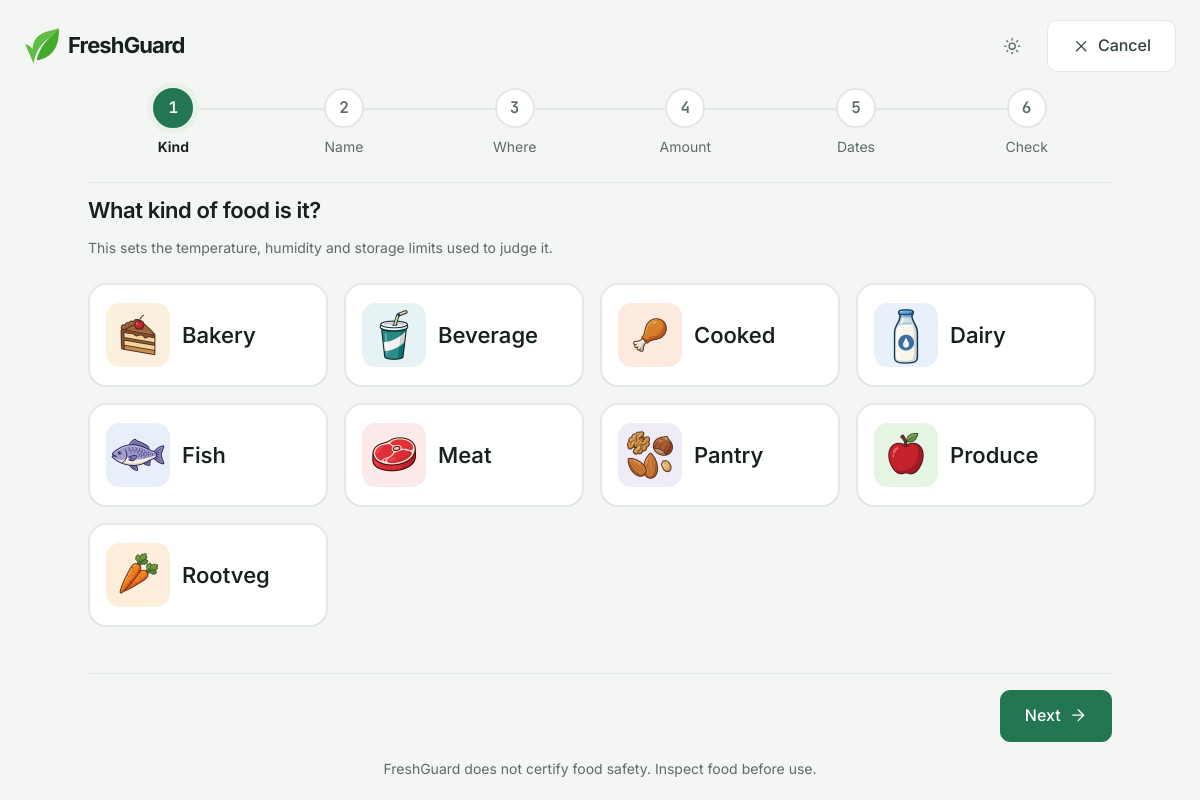
The app's page /item/new with its own data.
### tables this page shows
CREATE TABLE thresholds (
    category           TEXT    PRIMARY KEY,
    temp_min           REAL    NOT NULL,
    temp_max           REAL    NOT NULL,
    hum_min            REAL    NOT NULL,
    hum_max            REAL    NOT NULL,
    storage_limit_days INTEGER NOT NULL,
    use_soon_days      INTEGER NOT NULL,
    -- Gas limits are deliberately NOT here: gas is zone-level (see zones).
    -- SRS rule 4: every threshold cites a source or says
    -- 'prototype/demo assumption'. Enforced as non-empty here.
    source_note        TEXT    NOT NULL,
    updated_at         TEXT    NOT NULL DEFAULT (strftime('%Y-%m-%dT%H:%M:%SZ', 'now')),

    CHECK (length(trim(category)) > 0),
    CHECK (temp_min < temp_max),
    CHECK (hum_min < hum_max),
    CHECK (hum_min >= 0 AND hum_max <= 100),
    CHECK (storage_limit_days > 0),
    CHECK (use_soon_days >= 0 AND use_soon_days <= storage_limit_days),
    CHECK (length(trim(source_note)) > 0)
);

### web/routes/main.py (the view)
@bp.get("/item/new")
def new_item() -> str:
    conn = get_db()
    requested = (request.args.get("qr_id") or "").strip().upper()
    categories = [
        row["category"] for row in conn.execute("SELECT category FROM thresholds ORDER BY category")
    ]
    zones = [dict(row) for row in conn.execute("SELECT id, name FROM zones ORDER BY id")]
    return render_template(
        "item_new.html",
        active_page="main.inventory",
        page_title="Add an item",
        full_bleed=True,
        qr_id=requested if QR_PATTERN.match(requested) else "",
        suggested_qr=item_store.next_free_identifier(conn),
        categories=categories,
        suggestions={name: item_store.name_suggestions(conn, name) for name in categories},
        units=UNITS,
        zones=zones,
        today=datetime.now(UTC).date().isoformat(),
    )

### app.py (called while the page is built, shortened)
def _register_stickers(app: Flask) -> None:
    folder = Path(app.static_folder or "") / "img" / "stickers"
    available: dict[str, str] = {}
    if folder.is_dir():
        for path in sorted(folder.iterdir()):
            suffix = path.suffix.lower()
            if not path.is_file() or suffix not in STICKER_FORMATS:
                continue
            held = available.get(path.stem)
            if held is None or STICKER_FORMATS.index(suffix) < STICKER_FORMATS.index(
                Path(held).suffix.lower()
            ):
                available[path.stem] = path.name
    if "default" not in available:
        logger.warning("no default category sticker found in %s", folder)
    @app.template_global()
    def sticker_name(category: str) -> str:
        return available.get(category) or available.get("default") or "default.png"

def _register_navigation(app: Flask) -> None:
    @app.context_processor
    def _navigation() -> dict[str, object]:
        user = security.current_user()
        items = list(NAV_ITEMS)
        if user is not None and user.is_admin:
            items += ADMIN_NAV_ITEMS
        if user is None:
            return {"nav_items": items}

### core/db.py (called while the page is built)
def _configure(conn: sqlite3.Connection) -> None:
    conn.row_factory = sqlite3.Row
    conn.execute("PRAGMA foreign_keys = ON")
    conn.execute("PRAGMA journal_mode = WAL")
    conn.execute("PRAGMA synchronous = NORMAL")
    conn.execute(f"PRAGMA busy_timeout = {BUSY_TIMEOUT_MS}")

def connect(db_path: str | Path | None = None) -> sqlite3.Connection:
    path = Path(db_path) if db_path is not None else get_settings().db_path
    if path != Path(":memory:"):
        path.parent.mkdir(parents=True, exist_ok=True)
    conn = sqlite3.connect(str(path), isolation_level=None, timeout=BUSY_TIMEOUT_MS / 1000)
    _configure(conn)
    return conn

### core/items.py (called while the page is built)
def next_free_identifier(conn: sqlite3.Connection) -> str:
    taken = {row["qr_id"] for row in conn.execute("SELECT qr_id FROM items ORDER BY qr_id")}
    for number in range(1, 10000):
        candidate = f"FG-{number:04d}"
        if candidate not in taken:
            return candidate
    raise ItemError("Every FG-nnnn identifier is in use.")

### web/database.py (called while the page is built)
def get_db() -> sqlite3.Connection:
    if "db" not in g:
        g.db = db.connect(current_app.config["FG_DB_PATH"])
    return g.db

### web/security.py (called while the page is built)
def csrf_token() -> str:
    token = session.get(CSRF_SESSION_KEY)
    if not token:
        token = secrets.token_urlsafe(32)
        session[CSRF_SESSION_KEY] = token
    return token

### web/templates/item_new.html (shortened to what this page needs)
{% extends "base.html" %}
{% from "components.html" import icon, sticker with context %}
{% block content %}
  <div class="fg-kiosk-page">
    <header class="fg-kiosk-page__top">
      <a class="fg-brand" href="{{ url_for('main.scan') }}">
        <span class="fg-brand__mark">
          <img src="{{ url_for('static', filename='img/logo.png') }}" alt="">
        </span>
        FreshGuard
      </a>
      <div class="fg-kiosk-page__end">
        <button class="fg-icon-btn" type="button" id="fg-theme-toggle" aria-pressed="false">
          <span class="fg-theme-icon fg-theme-icon--light">{{ icon('sun', label='Switch to dark mode') }}</span>
        </button>
        <a class="fg-btn fg-btn--lg" href="{{ url_for('main.scan') }}">
          {{ icon('close') }}Cancel
        </a>
      </div>
    </header>
    {% if not categories or not zones %}
      <div class="fg-alert fg-alert--warning">
        <p class="fg-alert__body">
          No food categories or storage zones are configured yet. An administrator must add them
          before anything can be stored.
        </p>
      </div>
    {% else %}
      <section class="fg-wizard" id="fg-wizard">
        <ol class="fg-steps" id="fg-steps">
          {% for name in ['Kind', 'Name', 'Where', 'Amount', 'Dates', 'Check'] %}
            <li class="fg-steps__step" data-step-marker="{{ loop.index0 }}"
                {% if loop.first %}aria-current="step"{% endif %}>
              <span class="fg-steps__dot">{{ loop.index }}</span>
              <span class="fg-steps__name">{{ name }}</span>
            </li>
          {% endfor %}
        </ol>
        <form id="fg-wizard-form" novalidate>
          <section class="fg-step" data-step="0" role="group" aria-labelledby="fg-step-0-title">
            <h2 class="fg-step__title" id="fg-step-0-title">What kind of food is it?</h2>
            <p class="fg-step__hint">
              This sets the temperature, humidity and storage limits used to judge it.
            </p>
            <div class="fg-choices fg-choices--cat" role="radiogroup" aria-label="Category">
              {% for category in categories %}
                <button class="fg-choice fg-cat-{{ category }}" type="button"
                        role="radio" aria-checked="false"
                        data-choice="category" data-value="{{ category }}">
                  {{ sticker(category, 'md') }}
                  <span class="fg-choice__label">{{ category }}</span>
                </button>
              {% endfor %}
            </div>
          </section>
          <div class="fg-wizard__actions">
            <button class="fg-btn fg-btn--primary fg-btn--lg" type="button" id="fg-wizard-next">
              Next{{ icon('arrow') }}
            </button>
          </div>
        </form>
      </section>
    {% endif %}
    <p class="fg-disclaimer">FreshGuard does not certify food safety. Inspect food before use.</p>
  </div>
{% endblock %}

### web/templates/base.html (shortened to what this page needs)
<!DOCTYPE html>
<html lang="en" class="{{ theme_class | default('') }}">
  <head>
    <link rel="stylesheet" href="{{ url_for('static', filename='css/freshguard.css') }}">
  </head>
  <body{% if full_bleed %} class="fg-body--kiosk"{% endif %}>
    {% from "components.html" import icon with context %}
    <div class="{% if full_bleed %}fg-kiosk{% elif current_user %}fg-app{% else %}fg-shell{% endif %}">
      <main class="{% block main_class %}fg-main{% endblock %}" id="main">
        {% block content %}{% endblock %}
      </main>
    </div>
  </body>
</html>

### web/templates/components.html (shortened to what this page needs)
{% set STATUS_LABELS = {
  'fresh': ('fresh', 'Fresh/Normal'),
  'soon':  ('soon',  'Use Soon'),
  'check': ('check', 'Check Food'),
  'fault': ('fault', 'Sensor Fault/Data Unavailable')
} %}
{% set ALERT_ICONS = {
  'info': 'info', 'warning': 'alert', 'critical': 'alert', 'fault': 'wifi-off'
} %}
{% macro icon(name, label=None) %}
  <svg class="fg-icon" viewBox="0 0 24 24"
       {% if label %}role="img" aria-label="{{ label }}"{% else %}aria-hidden="true"{% endif %}>
    {{ ICON_PATHS.get(name, ICON_PATHS['box']) | safe }}
  </svg>
{%- endmacro %}
{% macro sticker(category, size='md') %}
  <span class="fg-sticker fg-sticker--{{ size }}" aria-hidden="true">
    <img src="{{ url_for('static', filename='img/stickers/' ~ sticker_name(category)) }}"
         alt="" loading="lazy">
  </span>
{% endmacro %}

### records on screen
thresholds: category (picture), category "Bakery"
thresholds: category (picture), category "Beverage"
thresholds: category (picture), category "Cooked"
thresholds: category (picture), category "Dairy"
thresholds: category (picture), category "Fish"
thresholds: category (picture), category "Meat"
thresholds: category (picture), category "Pantry"
thresholds: category (picture), category "Produce"
thresholds: category (picture), category "Rootveg"

### other values on screen
{{ name }} "Kind" "Name" "Where" "Amount" "Dates" "Check"
